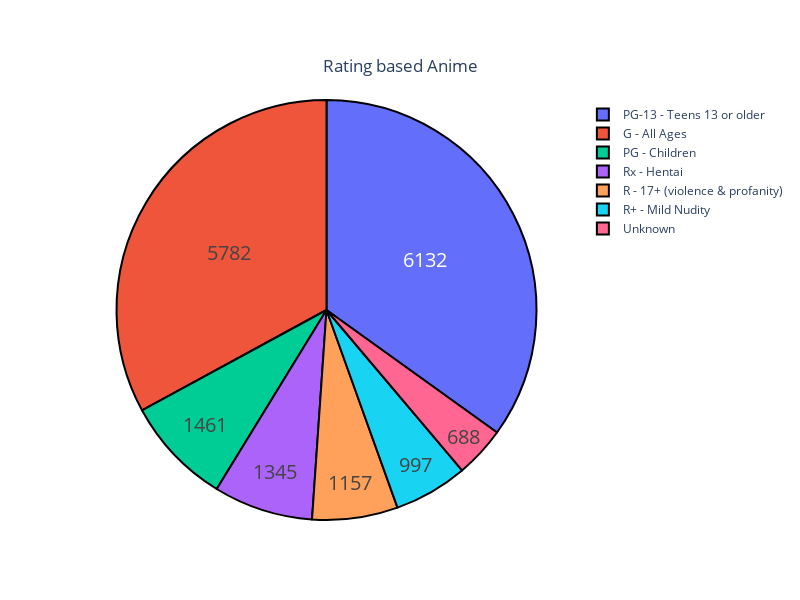

The code cell stored with this chart in its notebook:
### Code cell
# Distribution of animes based on the rating 
labels = eda['Rating'].value_counts().index
values = eda['Rating'].value_counts().values
fig = go.Figure(data = [go.Pie(labels = labels, values = values)],layout = go.Layout(height = 600, width = 800))
fig.update_traces(hoverinfo = 'label+percent', textinfo = 'value', textfont_size = 20, marker = dict(line = dict(color = '#000000', width = 2)))
fig.update_layout(title = {'text': "Rating based Anime", 'y':0.9, 'x':0.5, 'xanchor': 'center', 'yanchor': 'top'})
fig.show()

### Figure 1 — Plotly figure (JSON) as saved in the notebook; plotly's stock layout.template omitted (floating-point values rounded to 4 significant figures)
{"data": [{"hoverinfo": "label+percent", "labels": ["PG-13 - Teens 13 or older", "G - All Ages", "PG - Children", "Rx - Hentai", "R - 17+ (violence & profanity)", "R+ - Mild Nudity", "Unknown"], "marker": {"line": {"color": "#000000", "width": 2}}, "textfont": {"size": 20}, "textinfo": "value", "type": "pie", "values": [6132, 5782, 1461, 1345, 1157, 997, 688]}], "layout": {"height": 600, "title": {"text": "Rating based Anime", "x": 0.5, "xanchor": "center", "y": 0.9, "yanchor": "top"}, "width": 800}}
